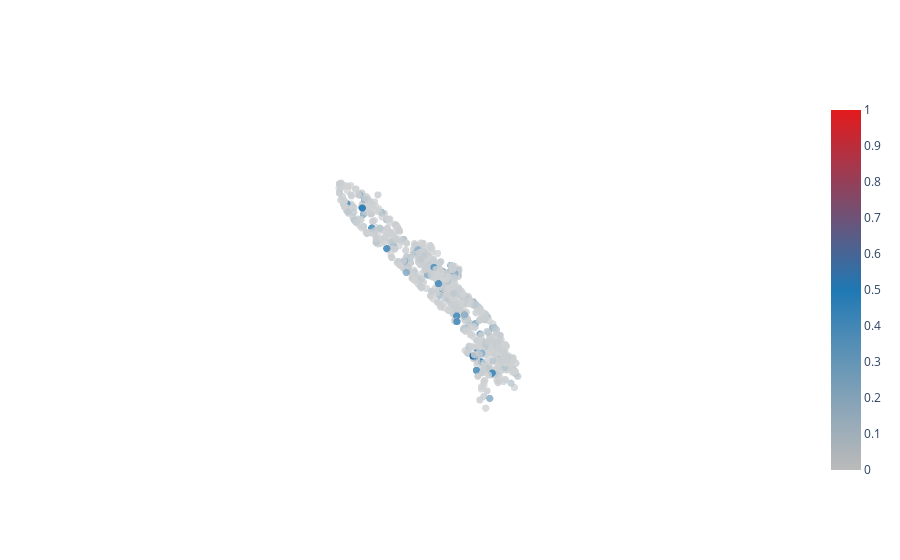

The notebook cell saved with this chart:
### Code cell
import plotly.graph_objects as go

def NormalizeData(data):
    return (data - np.min(data)) / ((np.max(data) - np.min(data)) + 0.00000000001)


fig = go.Figure(data=[go.Scatter3d(
    x=img[0],
    y=img[1],
    z=img[2],
    mode='markers',
    marker=dict(
        size=2.5,
        showscale=True,
        color = NormalizeData(np.abs(data[model][n, 2, :, :])).flatten(),
        colorscale=[[0, "rgba(169,169,169, 0.8)"],
                [0.5, "rgb(31,120,180)"],
                [1, "rgb(227,26,28)"]],
        # color=np.where(attr>np.quantile(attr, 0.95),
        #                np.where(attr>np.quantile(attr, 0.975),"red","yellow"),
        #                np.where(attr>np.quantile(attr, 0.90),"green","rgba(169,169,169, 0.9)")
        #                ),                # set color to an array/list of desired values
    )
)])

fig.update_scenes(
    xaxis_showticklabels=False,
    yaxis_showticklabels=False,
    zaxis_showticklabels=False,
    xaxis_title=" ",
    yaxis_title=" ",
    zaxis_title="",
    aspectmode="cube",
    camera=dict(eye=dict(x=-0.1, y=0.1, z=1.5))
    #camera=dict(eye=dict(x=1, y=1, z=0.7))
)

# tight layout
fig.update_layout(
    scene = dict(
        xaxis = dict(range=[-1,1],visible=False),
                     yaxis = dict(range=[-1,1],visible=False),
                     zaxis = dict(range=[-1,1],visible=False),))
                     
fig.show()

### Figure 1 — Plotly figure (JSON) as saved in the notebook; plotly's stock layout.template omitted (floating-point values rounded to 4 significant figures; data arrays with more than 128 entries replaced by an {"elided": "..."} marker saying what was removed)
{"data": [{"marker": {"color": {"elided": "3072 float values"}, "colorscale": [[0, "rgba(169,169,169, 0.8)"], [0.5, "rgb(31,120,180)"], [1, "rgb(227,26,28)"]], "showscale": true, "size": 2.5}, "mode": "markers", "type": "scatter3d", "x": {"elided": "1024 float values"}, "y": {"elided": "1024 float values"}, "z": {"elided": "1024 float values"}}], "layout": {"scene": {"aspectmode": "cube", "camera": {"eye": {"x": -0.1, "y": 0.1, "z": 1.5}}, "xaxis": {"range": [-1, 1], "showticklabels": false, "title": {"text": " "}, "visible": false}, "yaxis": {"range": [-1, 1], "showticklabels": false, "title": {"text": " "}, "visible": false}, "zaxis": {"range": [-1, 1], "showticklabels": false, "title": {"text": ""}, "visible": false}}}}
